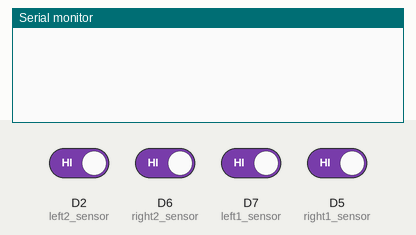
The sketch below on a simulated ESP8266 (NodeMCU). On the bench: the last lines printed to the serial monitor. Inputs (shaded band) come from the test bench; at power-on: D2 (left2_sensor), D5 (right1_sensor), D6 (right2_sensor), D7 (left1_sensor) HIGH.

Above: at 1.2 s.
1.3 s: D2 (left2_sensor) driven LOW
At 2.0 s:
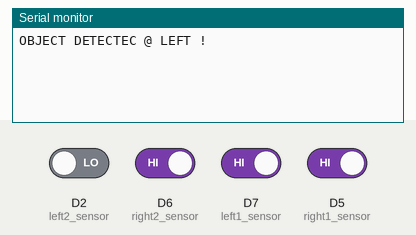
4.2 s: D6 (right2_sensor) driven LOW
At 6.2 s:
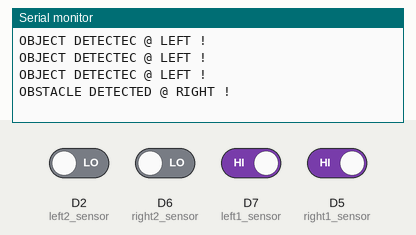
6.8 s: D7 (left1_sensor) driven LOW
At 9.7 s:
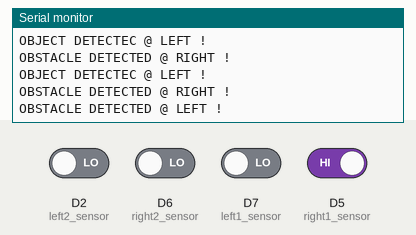

Measured:
- after the input at 1.3 s, the serial monitor: prints a new line after 0.10 s (image 1)
- after the input at 4.2 s, the serial monitor: prints a new line after 1.1 s (image 2)
- after the input at 6.8 s, the serial monitor: prints a new line after 2.0 s (image 3)

The sketch:

BLIND_MAN_STICK2.ino
```cpp
#include <SoftwareSerial.h>

int right1_sensor = D5;
int right2_sensor = D6;
int left1_sensor = D7;
int left2_sensor = D2;
int right1_val = 0;
int right2_val =0;
int left1_val =0;
int left2_val=0;
int power_IR = D0;
SoftwareSerial mySerial (D3, D4, false);


void setup() {
  pinMode(right1_sensor, INPUT);
  pinMode(right2_sensor, INPUT);
  pinMode(left1_sensor, INPUT);
  pinMode(left2_sensor, INPUT);
  pinMode(power_IR, OUTPUT);
  digitalWrite(power_IR, HIGH);
  Serial.begin(9600);
  mySerial.begin(9600);

}

void loop() {
  right1_val = digitalRead(right1_sensor);
  right2_val = digitalRead(right2_sensor);
  left1_val = digitalRead(left1_sensor);
  delay(100);
  left2_val = digitalRead(left2_sensor);
  delay(100);
  if (right1_val == LOW){
    Serial.println("OBSTACLE DETECTED @ RIGHT !");
    mySerial.println('3');
    delay(1000);
    delay(100);
  }
  if (right2_val == LOW){
    Serial.println("OBSTACLE DETECTED @ RIGHT !");
    mySerial.println('3');
    delay(1000);
    delay(100);
  }
  if (left1_val == LOW){
    Serial.println("OBSTACLE DETECTED @ LEFT !");
    mySerial.println('2');
    delay(1000);
    delay(100);
  }
  if (left2_val == LOW){
    Serial.println("OBJECT DETECTEC @ LEFT !");
    mySerial.println('2');
    delay(1000);
    delay(100);
  }

}
```
